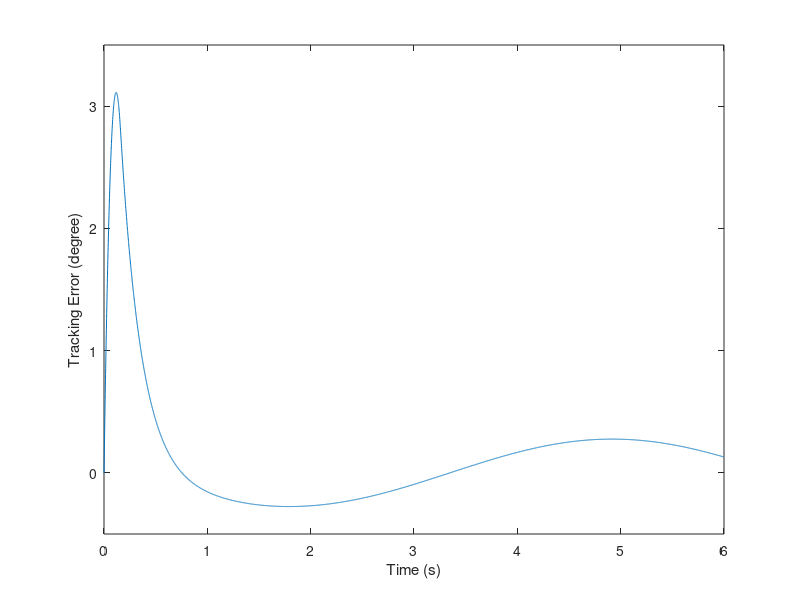
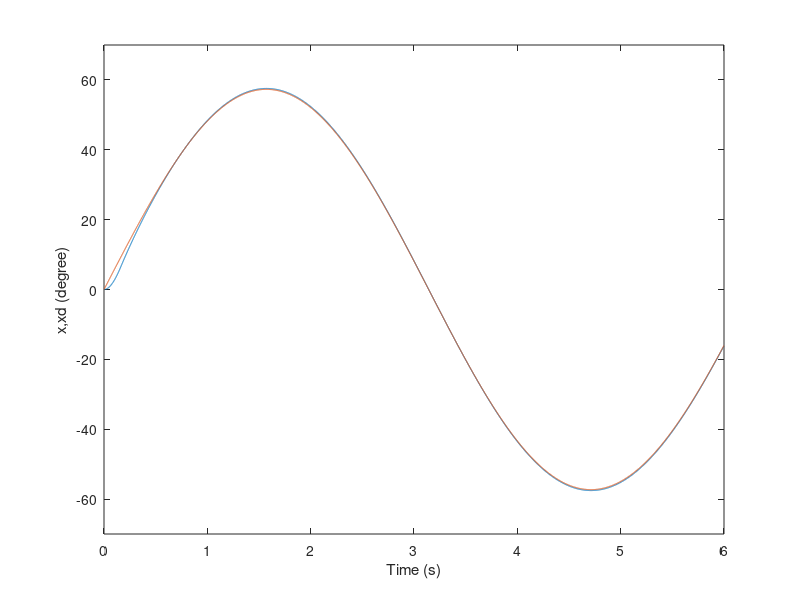
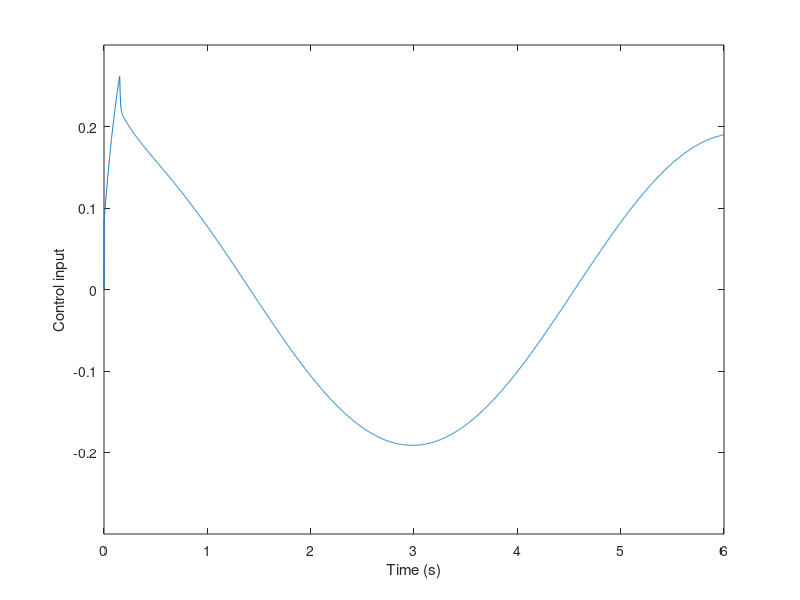
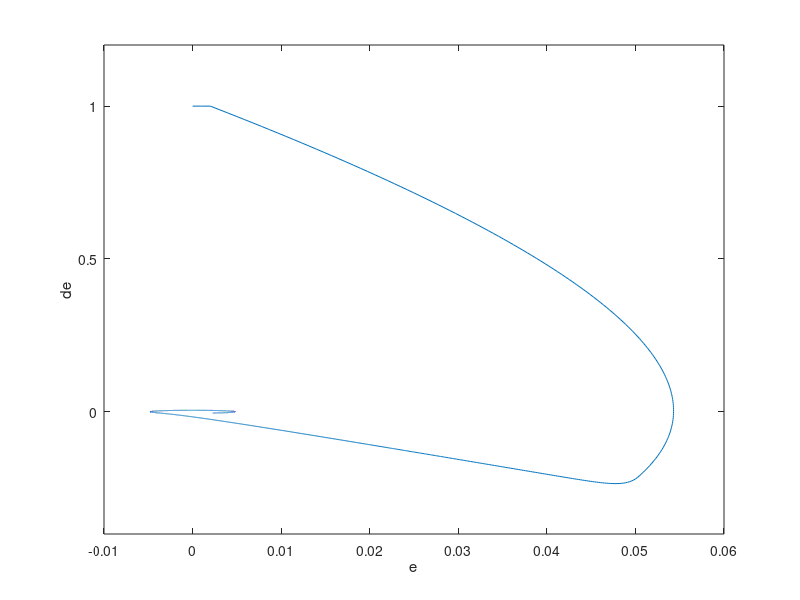

MATLAB code to generate these figures, in order:
%Sliding mode control
%Chapter 01
%Tien 2016.01.24
%Example 1.4.3

close all
clear all

%M=1;    %the controller with a switch function
M=2;    %the controller with a saturation function

%Sampling time
tmax=6;
dt=0.001;
n=round(tmax/dt);

%Reference data
wr=1; Ar=1; t(1)=0;
for i=1:n
   if i>1 t(i)=(i-1)*dt; end;
   r(i)=Ar*sin(wr*t(i));
   dr(i)=wr*Ar*cos(wr*t(i));
   d2r(i)=-wr^2*Ar*sin(wr*t(i));
end

%Disturbance
wd=1; Ad=3; d(1)=0;
for i=1:n
   if i>1 t(i)=(i-1)*dt; end;
   d(i)=Ad*sin(wd*t(i));
   dd(i)=wd*Ad*cos(wd*t(i));
   d2d(i)=-wd^2*Ad*sin(wd*t(i));
end
dU=max(d);

%Controller parameters
c=5; xite=3.1;

%Initial values
x(1)=0;
dx(1)=0;
err(1)=r(1)-x(1);
derr(1)=0;
u(1)=0;
Xi_1=[x(1); dx(1)];

%System
b=133;
A=[0 1; 0 -25];
B=[0; b];
C=[0;1];

for i=2:n
   %System dynamics
   Xi=((A*Xi_1+B*u(i-1))+C*d(i-1))*dt+Xi_1;
   x(i)=Xi(1);
   dx(i)=Xi(2);
   Xi_1=Xi;
   
   %Tracking error
   err(i)=r(i)-x(i);
   derr(i)=(err(i)-err(i-1))/dt;
   
   %Controller
   s(i)=c*err(i)+derr(i);
   if M==1
       u(i)=(1/b)*(25*dx(i)+d2r(i)+c*derr(i)+(dU+xite)*sign(s(i)));
   elseif M==2
       delta=0.05;
       if s(i)>delta sats=1;
       elseif abs(s(i))<=delta sats=s(i)/delta;
       else sats=-1;
       end;
       u(i)=(1/b)*(25*dx(i)+d2r(i)+c*derr(i)+(dU+xite)*sats);
   end;
end;
derr(1)=derr(2);    %for eliminating the differential error at the initial

plot(t,(r-x)*180/pi);                xlabel('Time (s)');	ylabel('Tracking Error (degree)');
axis([0,6,-0.5,3.5])
figure;plot(t,x*180/pi,t,r*180/pi);	xlabel('Time (s)');	ylabel('x,xd (degree)');
axis([0,6,-70,70])
figure;plot(t,u);                       xlabel('Time (s)');	ylabel('Control input');
axis([0,6,-0.3,0.3])
figure;plot(err,derr);                  xlabel('e');	ylabel('de');
axis([-0.01,0.06,-0.4,1.2])